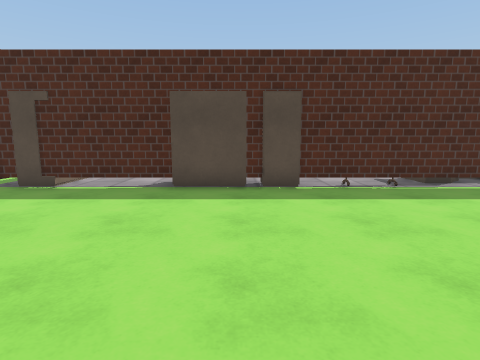
view 1 (above)

17 first-person views from a walk through a scene from a Unity 3-D project. The camera is 1.3 m above the floor, tilts 8° down and sees 80° across. Doors are open. The floor is counted in squares, 1 m on a side. Each view is taken from the middle of a square. On the plan, view 1 faces up. The plan holds only what a view shows up to about 13 squares ahead; the rest is blank. The place goes on beyond the plan. Some animated figures are not drawn. Some surface patterns are stand-ins.

view 2
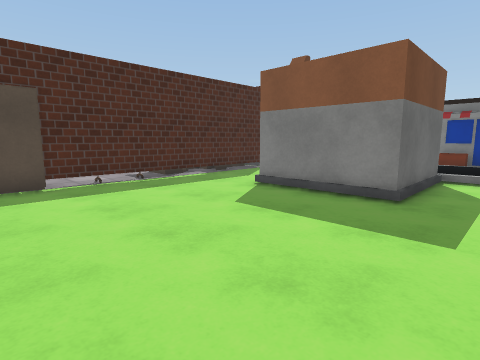

view 3
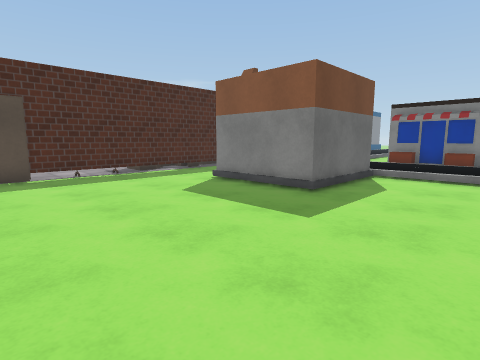

view 4
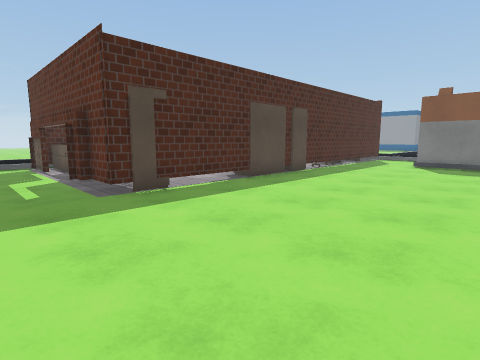

view 5
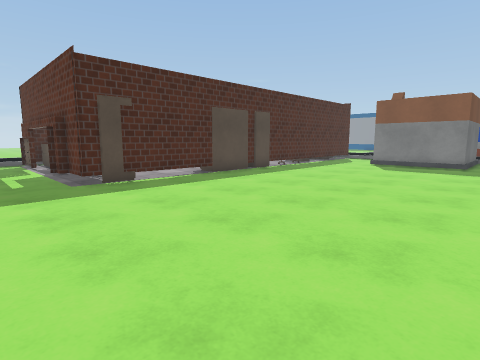

view 6
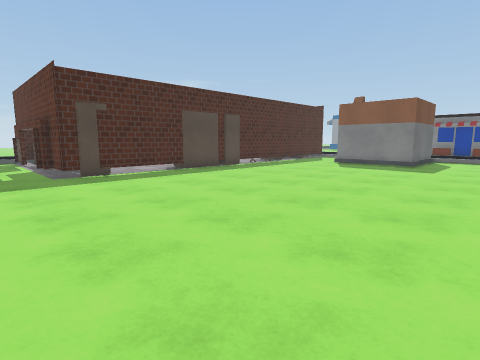

view 7
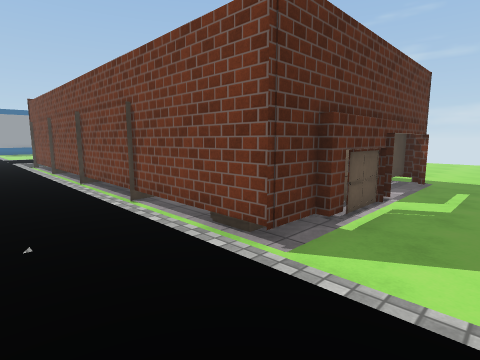

view 8
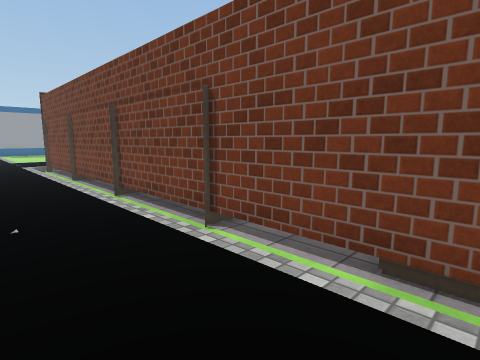

view 9
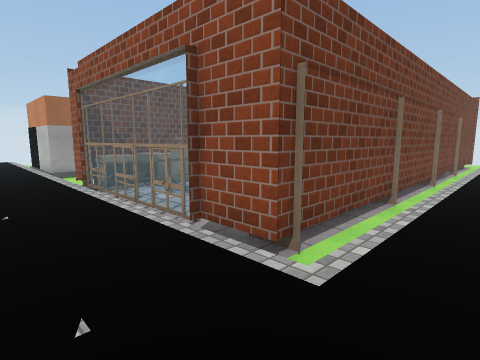

view 10
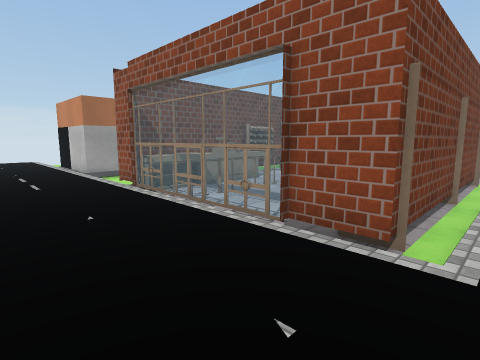

view 11
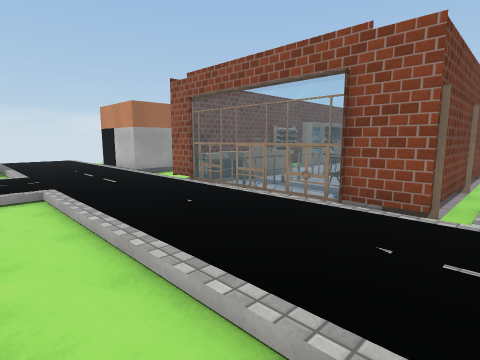

view 12
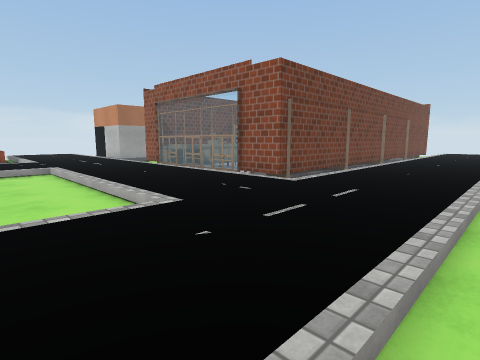

view 13
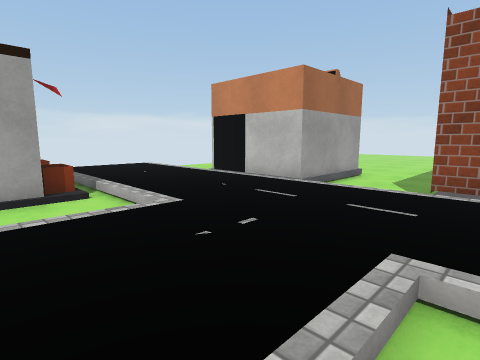

view 14
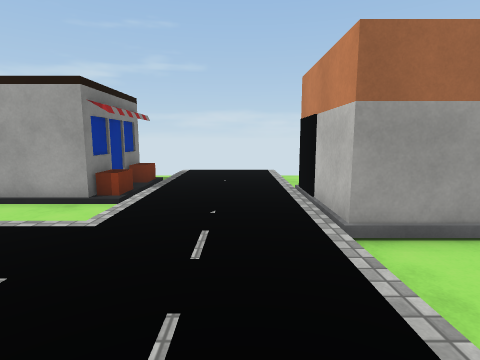

view 15
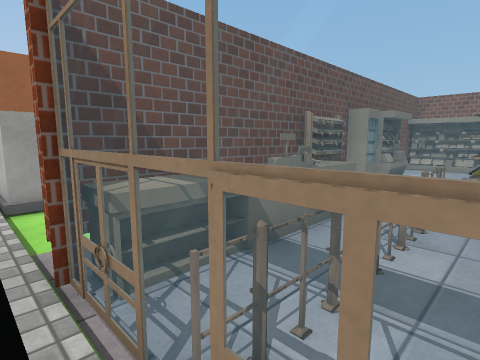

view 16
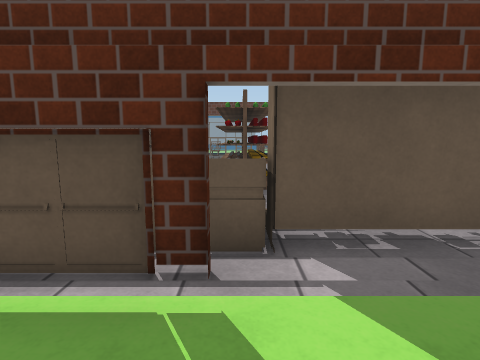

view 17
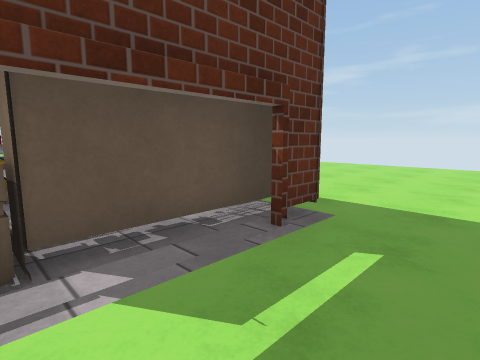

### Floor plan
Key: @ floor where view 1 was taken; # wall or solid block; . main floor; : floor 0.25 m higher than the main floor; / step, stairs or slope; D open door; = window, fence, low wall or low ledge; ^ raised ledge; S shelf; F fence; C cart; O other object.
Columns run from 9 left of view 1 to 18 right of it. Each row starts with its distance up from view 1.
 21                     ..... .
 20            ::::::::::::::
 19 :  :     :::::::::::::::
 18     :::::::::::::::::::::
 17 ::::::::::::::::::::::::::
 16 ...#################::::.
 15 ...OO..OOOOOOOOOOOO#::::..
 14 ..#OO            CC=::::..
 13 ..#OO  SSSSOO   .CC=::::..
 12 ..DOO  O       ....=::::..
 11  .DOO .SSOOOO OFFFFF::::..
 10 ..DOO...   ........=::::..
  9 ..#OO..OOO....^^^^^#::::...
  8 ...OO##OOOOO#S######::::::
  7 ....................::::::
  6 ....................::::::
  5 ................####:::::::
  4 ................#  #::::...
  3 ................#  #::::...
  2 ................#  #::::####
  1 ................####::::##
  0 .........@..........::::/#
 -1 ....................::::/#
 -2  ...................::::/#
 -3 .......  . .....   .::::.

Where each view was taken, in squares from view 1:
view 1: 0 up, 0 right, facing up
view 2: 1 down, 0 right, facing up-right
view 3: 3 down, 0 right, facing up-right
view 4: 1 up, 9 left, facing up-right
view 5: 1 down, 9 left, facing up-right
view 6: 3 down, 9 left, facing up-right
view 7: 19 up, 9 left, facing down-right
view 8: 19 up, 6 left, facing down-right
view 9: 18 up, 13 right, facing down-left
view 10: 17 up, 14 right, facing down-left
view 11: 17 up, 16 right, facing down-left
view 12: 21 up, 17 right, facing down-left
view 13: 9 up, 17 right, facing down-left
view 14: 9 up, 12 right, facing down
view 15: 12 up, 11 right, facing down-left
view 16: 12 up, 9 left, facing right
view 17: 12 up, 9 left, facing down-right
